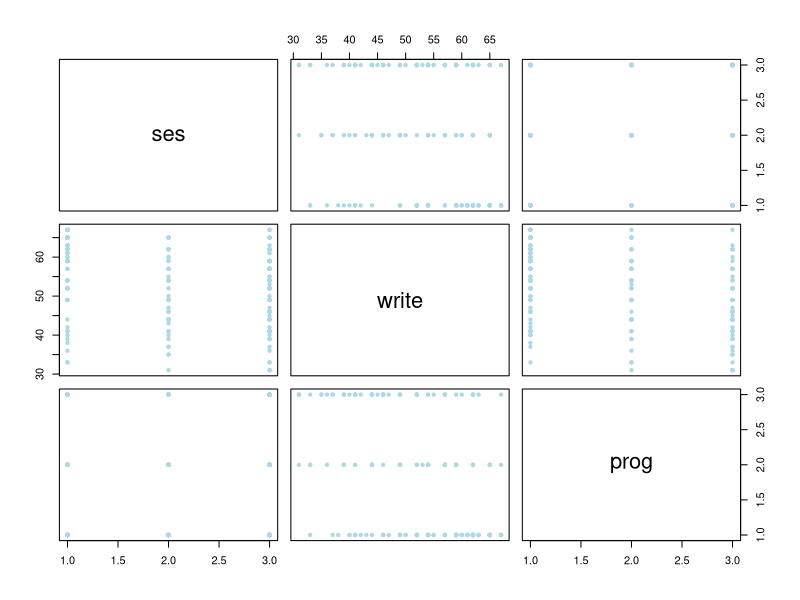
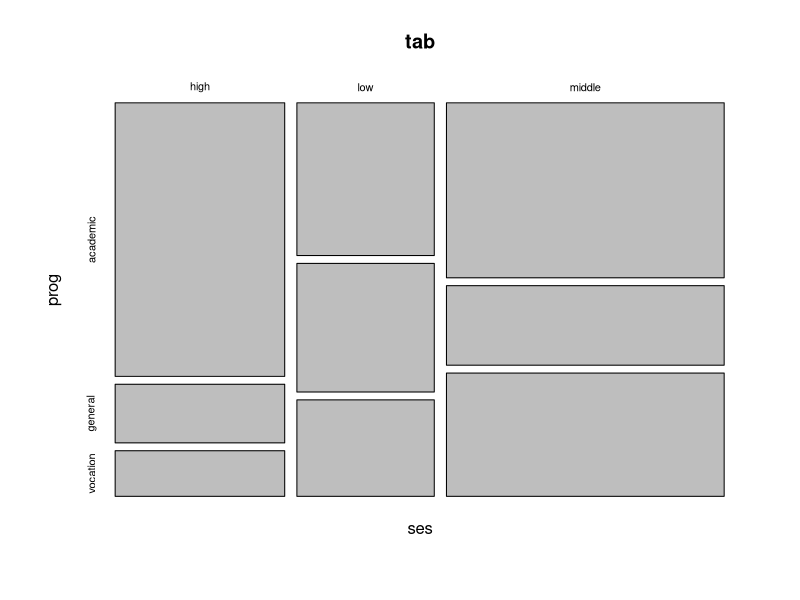
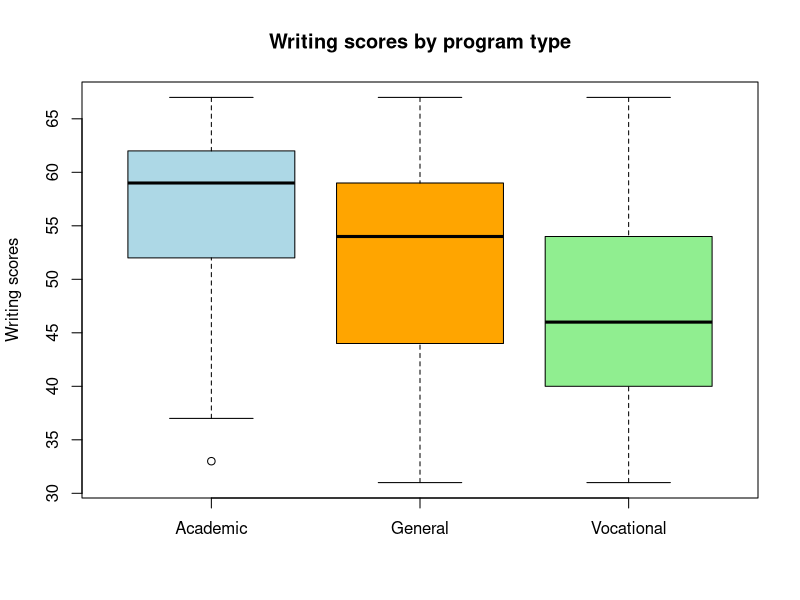
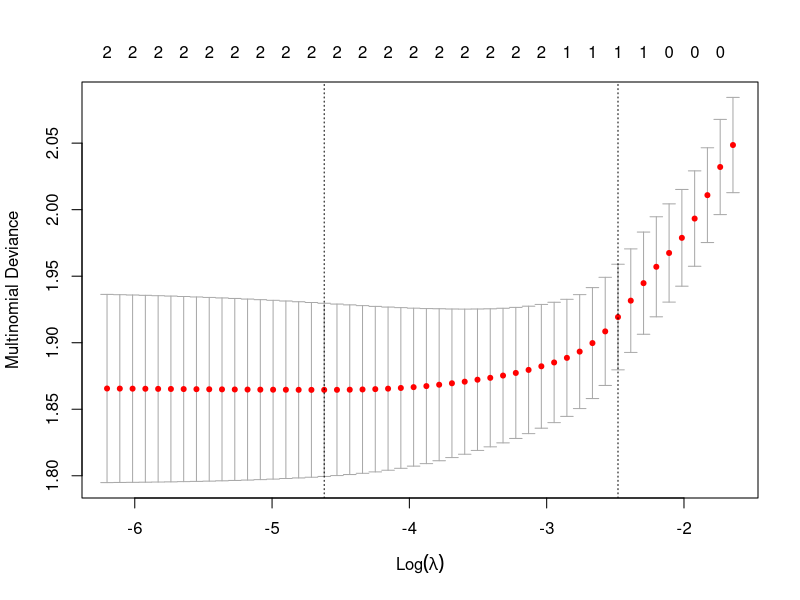

Reproduce these figures in R, in order.
## ---- chunk 1
data<-read.csv("hsbdemo.csv")
View(data)
data
## ---- chunk 2
df=data.frame(data$ses, data$write, data$prog)
colnames(df)<-c("ses", "write", "prog")
attach(df)
## ---- chunk 3
plot(df,
     pch=20, col="lightblue")
## ---- chunk 4
tab=table(ses, prog)
tab
mosaicplot(tab)
## ---- chunk 5
chi2<-chisq.test(tab)
chi2
## ---- chunk 6
write.ac=write[which(prog=="academic")]
write.gen=write[which(prog=="general")]
write.voc=write[which(prog=="vocation")]

boxplot(write.ac,write.gen, write.voc,
  main = "Writing scores by program type",
  ylab = "Writing scores",
  names = c("Academic", "General", "Vocational"),
  col=c("lightblue", "orange", "lightgreen")
)
## ---- chunk 7
#install.packages("nnet")
library(nnet)
## ---- chunk 8
df$prog<-as.factor(df$prog)
df$prog.base <- relevel(df$prog, ref = "academic")
## ---- chunk 9
mn.fit<-multinom(prog.base ~ ses + write, data=df)
## ---- chunk 10
summary(mn.fit)
## ---- chunk 11
fitted.ps <- fitted(mn.fit)
fitted.ps
## ---- chunk 12
z.scores<- summary(mn.fit)$coefficients/summary(mn.fit)$standard.errors
p.val=2*(1-pnorm(abs(z.scores)))
p.val
## ---- chunk 13
pred.mn.tr=predict(mn.fit, newdata = df, "class")
#pred.mn.tr
ind.tr=(pred.mn.tr==prog)
mean(ind.tr)
## ---- chunk 14
new.data <- data.frame(ses = c("low", "middle", "high"), write = c(quantile(df$write, 0.25), median(df$write), quantile(df$write, 0.75)))
## ---- chunk 15
pred.mn=predict(mn.fit, newdata = new.data, "probs")
pred.mn
## ---- chunk 16
#install.packages("glmnet")
library(glmnet)
## ---- chunk 17
library(caret)
## ---- chunk 18
temp.x=data.frame(data$ses, data$write)
## ---- chunk 19
dummy.x <- dummyVars(" ~ .", data = temp.x)
x <- as.matrix(predict(dummy.x, newdata = temp.x))
print(x)
## ---- chunk 20
y <- df$prog
#y
glm.fit <- glmnet(x, y, family = "multinomial")
#summary(glm.fit)
#glm.fit
predict(glm.fit, newx=x, s=0, type="response")
## ---- chunk 21
cv.fit <- cv.glmnet(x, y, family = "multinomial")
plot(cv.fit)
## ---- chunk 22
predict(cv.fit, newx = x, s = "lambda.min", type = "class")
## ---- chunk 23
preds=predict(cv.fit, newx = x, s = "lambda.min", type = "class")
#preds
ind=(preds==y)
mean(ind)
